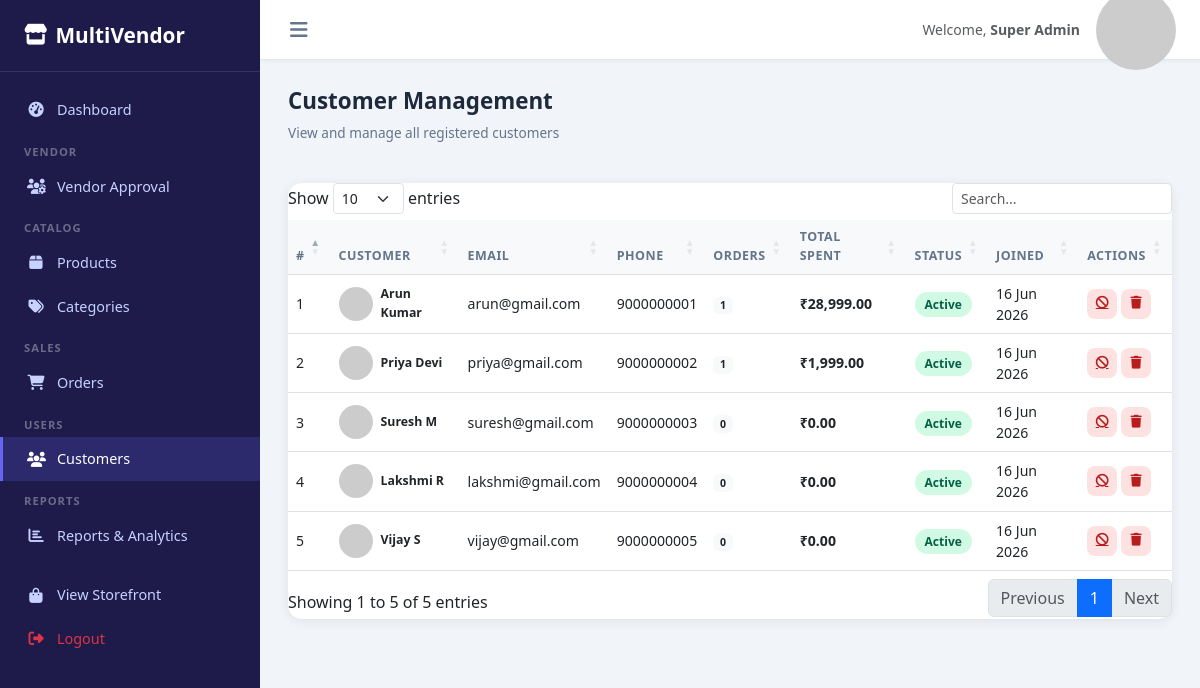
/admin/pages/customers.php (signed in), run on the app's committed database.
### tables this page shows
CREATE TABLE IF NOT EXISTS customers (
    id INT AUTO_INCREMENT PRIMARY KEY,
    name VARCHAR(100) NOT NULL,
    email VARCHAR(150) UNIQUE NOT NULL,
    phone VARCHAR(20),
    password VARCHAR(255) NOT NULL,
    address TEXT,
    status ENUM('active','inactive') DEFAULT 'active',
    created_at TIMESTAMP DEFAULT CURRENT_TIMESTAMP
);

### admin/pages/customers.php (the view, shortened to what this page needs)
<?php
require_once '../includes/db.php';
$customers = mysqli_query($conn, "SELECT c.*, COUNT(o.id) as order_count, COALESCE(SUM(o.total_amount),0) as total_spent FROM customers c LEFT JOIN orders o ON c.id=o.customer_id GROUP BY c.id ORDER BY c.created_at DESC");
include '../includes/header.php';
?>
<div class="d-flex justify-content-between align-items-center mb-4">
    <div>
        <h4 class="page-title">Customer Management</h4>
        <p class="page-subtitle">View and manage all registered customers</p>
    </div>
</div>
<div class="card">
    <div class="card-body p-0">
        <div class="table-responsive">
            <table class="table table-hover datatable mb-0">
                <thead class="table-light">
                    <tr>
                        <th>#</th>
                        <th>Customer</th>
                        <th>Email</th>
                        <th>Phone</th>
                        <th>Orders</th>
                        <th>Total Spent</th>
                        <th>Status</th>
                        <th>Joined</th>
                        <th>Actions</th>
                    </tr>
                </thead>
                <tbody>
                    <?php if($customers && mysqli_num_rows($customers) > 0):
                        $i=1; while($c = mysqli_fetch_assoc($customers)): ?>
                    <tr>
                        <td><?php echo $i++; ?></td>
                        <td>
                            <div class="d-flex align-items-center gap-2">
                                <img src="https://ui-avatars.com/api/?name=<?php echo urlencode($c['name']); ?>&background=3b82f6&color=fff&size=36" class="avatar-sm">
                                <span class="small fw-semibold"><?php echo htmlspecialchars($c['name']); ?></span>
                            </div>
                        </td>
                        <td class="small"><?php echo htmlspecialchars($c['email']); ?></td>
                        <td class="small"><?php echo htmlspecialchars($c['phone'] ?? '-'); ?></td>
                        <td><span class="badge bg-light text-dark"><?php echo $c['order_count']; ?></span></td>
                        <td class="small fw-semibold">₹<?php echo number_format($c['total_spent'], 2); ?></td>
                        <td>
                            <span class="status-badge <?php echo $c['status']==='active'?'badge-approved':'badge-inactive'; ?>">
                                <?php echo ucfirst($c['status'] ?? 'active'); ?>
                            </span>
                        </td>
                        <td class="small"><?php echo date('d M Y', strtotime($c['created_at'])); ?></td>
                        <td>
                            <div class="d-flex gap-1">
                                <a href="?toggle=<?php echo $c['id']; ?>" class="action-btn <?php echo ($c['status']??'active')==='active'?'reject':'approve'; ?>" title="Toggle">
                                    <i class="fas <?php echo ($c['status']??'active')==='active'?'fa-ban':'fa-check'; ?>"></i>
                                </a>
                                <button class="action-btn delete" onclick="confirmDelete('?delete=<?php echo $c['id']; ?>','Delete this customer?')">
                                    <i class="fas fa-trash"></i>
                                </button>
                            </div>
                        </td>
                    </tr>
                    <?php endwhile; else: ?>
                    <tr><td colspan="9" class="text-center py-4 text-muted">No customers found</td></tr>
                    <?php endif; ?>
                </tbody>
            </table>
        </div>
    </div>
</div>
<?php include '../includes/footer.php'; ?>

### admin/includes/header.php (shortened to what this page needs)
<!DOCTYPE html>
<html lang="en">
<head>
    <link rel="stylesheet" href="https://cdn.jsdelivr.net/npm/bootstrap@5.3.0/dist/css/bootstrap.min.css">
    <link rel="stylesheet" href="https://cdnjs.cloudflare.com/ajax/libs/font-awesome/6.4.0/css/all.min.css">
    <link rel="stylesheet" href="https://cdn.datatables.net/1.13.4/css/dataTables.bootstrap5.min.css">
    <link rel="stylesheet" href="../css/admin.css">
</head>
<body>
<div class="sidebar" id="sidebar">
    <div class="sidebar-brand">
        <i class="fas fa-store me-2"></i>
        <span>MultiVendor</span>
    </div>
    <ul class="sidebar-nav">
        <li>
            <a href="dashboard.php" class="<?php echo basename($_SERVER['PHP_SELF']) == 'dashboard.php' ? 'active' : ''; ?>">
                <i class="fas fa-tachometer-alt"></i> Dashboard
            </a>
        </li>
        <li class="sidebar-heading">Vendor</li>
        <li>
            <a href="vendors.php" class="<?php echo basename($_SERVER['PHP_SELF']) == 'vendors.php' ? 'active' : ''; ?>">
                <i class="fas fa-users-cog"></i> Vendor Approval
            </a>
        </li>
        <li class="sidebar-heading">Catalog</li>
        <li>
            <a href="products.php" class="<?php echo basename($_SERVER['PHP_SELF']) == 'products.php' || basename($_SERVER['PHP_SELF']) == 'add_product.php' || basename($_SERVER['PHP_SELF']) == 'product_view.php' ? 'active' : ''; ?>">
                <i class="fas fa-box"></i> Products
            </a>
        </li>
        <li>
            <a href="categories.php" class="<?php echo basename($_SERVER['PHP_SELF']) == 'categories.php' ? 'active' : ''; ?>">
                <i class="fas fa-tags"></i> Categories
            </a>
        </li>
        <li class="sidebar-heading">Sales</li>
        <li>
            <a href="orders.php" class="<?php echo basename($_SERVER['PHP_SELF']) == 'orders.php' ? 'active' : ''; ?>">
                <i class="fas fa-shopping-cart"></i> Orders
            </a>
        </li>
        <li class="sidebar-heading">Users</li>
        <li>
            <a href="customers.php" class="<?php echo basename($_SERVER['PHP_SELF']) == 'customers.php' ? 'active' : ''; ?>">
                <i class="fas fa-users"></i> Customers
            </a>
        </li>
        <li class="sidebar-heading">Reports</li>
        <li>
            <a href="reports.php" class="<?php echo basename($_SERVER['PHP_SELF']) == 'reports.php' ? 'active' : ''; ?>">
                <i class="fas fa-chart-bar"></i> Reports & Analytics
            </a>
        </li>
        <li class="mt-3">
            <a href="../../customer/index.php" target="_blank">
                <i class="fas fa-shopping-bag"></i> View Storefront
            </a>
        </li>
        <li>
            <a href="logout.php" class="text-danger">
                <i class="fas fa-sign-out-alt"></i> Logout
            </a>
        </li>
    </ul>
</div>
<div class="main-content" id="mainContent">
    <nav class="top-navbar">
        <button class="btn btn-link sidebar-toggle" id="sidebarToggle">
            <i class="fas fa-bars fa-lg"></i>
        </button>
        <div class="d-flex align-items-center gap-3">
            <span class="text-muted small">Welcome, <strong><?php echo isset($_SESSION['admin_name']) ? htmlspecialchars($_SESSION['admin_name']) : 'Admin'; ?></strong></span>
            <img src="https://ui-avatars.com/api/?name=Admin&background=6366f1&color=fff&size=36" class="rounded-circle" alt="Admin">
        </div>
    </nav>
    <div class="page-content">

### admin/includes/footer.php (shortened to what this page needs)
    </div>
</div>
</body>
</html>

### admin/css/admin.css (style rules this page uses)
:root { --sidebar-width: 260px; --sidebar-bg: #1e1b4b; --sidebar-accent: #6366f1; --sidebar-text: #c7d2fe; --topbar-height: 60px; --card-shadow: 0 2px 12px rgba(0,0,0,0.08); }
* { box-sizing: border-box; margin: 0; padding: 0; }
body { font-family: 'Segoe UI', sans-serif; background: #f1f5f9; }
.sidebar { position: fixed; top: 0; left: 0; width: var(--sidebar-width); height: 100vh; background: var(--sidebar-bg); overflow-y: auto; z-index: 1000; transition: transform 0.3s ease; }
.sidebar-brand { padding: 20px 24px; font-size: 1.3rem; font-weight: 700; color: #fff; border-bottom: 1px solid rgba(255,255,255,0.1); display: flex; align-items: center; }
.sidebar-nav { list-style: none; padding: 16px 0; }
.sidebar-nav li a { display: flex; align-items: center; gap: 12px; padding: 11px 24px; color: var(--sidebar-text); text-decoration: none; font-size: 0.9rem; transition: all 0.2s; border-left: 3px solid transparent; }
.sidebar-nav li a:hover, .sidebar-nav li a.active { background: rgba(99,102,241,0.2); color: #fff; border-left-color: var(--sidebar-accent); }
.sidebar-nav li a i { width: 18px; text-align: center; font-size: 0.95rem; }
.sidebar-heading { padding: 12px 24px 4px; font-size: 0.7rem; font-weight: 700; color: rgba(255,255,255,0.35); text-transform: uppercase; letter-spacing: 1px; }
.main-content { margin-left: var(--sidebar-width); min-height: 100vh; transition: margin 0.3s ease; }
.top-navbar { height: var(--topbar-height); background: #fff; border-bottom: 1px solid #e2e8f0; display: flex; align-items: center; justify-content: space-between; padding: 0 24px; position: sticky; top: 0; z-index: 100; box-shadow: 0 1px 4px rgba(0,0,0,0.05); }
.sidebar-toggle { color: #64748b; border: none; background: none; padding: 6px; }
.page-content { padding: 28px; }
.card { border: none; border-radius: 14px; box-shadow: var(--card-shadow); }
.badge-approved { background: #d1fae5; color: #065f46; }
.status-badge { padding: 4px 10px; border-radius: 20px; font-size: 0.75rem; font-weight: 600; }
.table th { font-size: 0.78rem; text-transform: uppercase; letter-spacing: 0.5px; color: #64748b; font-weight: 600; }
.table td { vertical-align: middle; font-size: 0.88rem; }
.page-title { font-size: 1.4rem; font-weight: 700; color: #1e293b; }
.page-subtitle { font-size: 0.85rem; color: #64748b; }
.avatar-sm { width: 34px; height: 34px; border-radius: 50%; object-fit: cover; }
.action-btn { width: 30px; height: 30px; border-radius: 8px; border: none; display: inline-flex; align-items: center; justify-content: center; font-size: 0.8rem; cursor: pointer; }
.action-btn.delete { background: #fee2e2; color: #b91c1c; }
.action-btn.reject { background: #fee2e2; color: #b91c1c; }

### data on the page
customers: name "Arun Kumar", email "arun@gmail.com", phone "9000000001", order_count "1", total_spent "28,999.00", status "Active", created_at "16 Jun 2026"
customers: name "Priya Devi", email "priya@gmail.com", phone "9000000002", order_count "1", total_spent "1,999.00", status "Active", created_at "16 Jun 2026"
customers: name "Suresh M", email "suresh@gmail.com", phone "9000000003", order_count "0", total_spent "0.00", status "Active", created_at "16 Jun 2026"
customers: name "Lakshmi R", email "lakshmi@gmail.com", phone "9000000004", order_count "0", total_spent "0.00", status "Active", created_at "16 Jun 2026"
customers: name "Vijay S", email "vijay@gmail.com", phone "9000000005", order_count "0", total_spent "0.00", status "Active", created_at "16 Jun 2026"

### other printed values
$_SESSION['admin_name'] "Super Admin"
